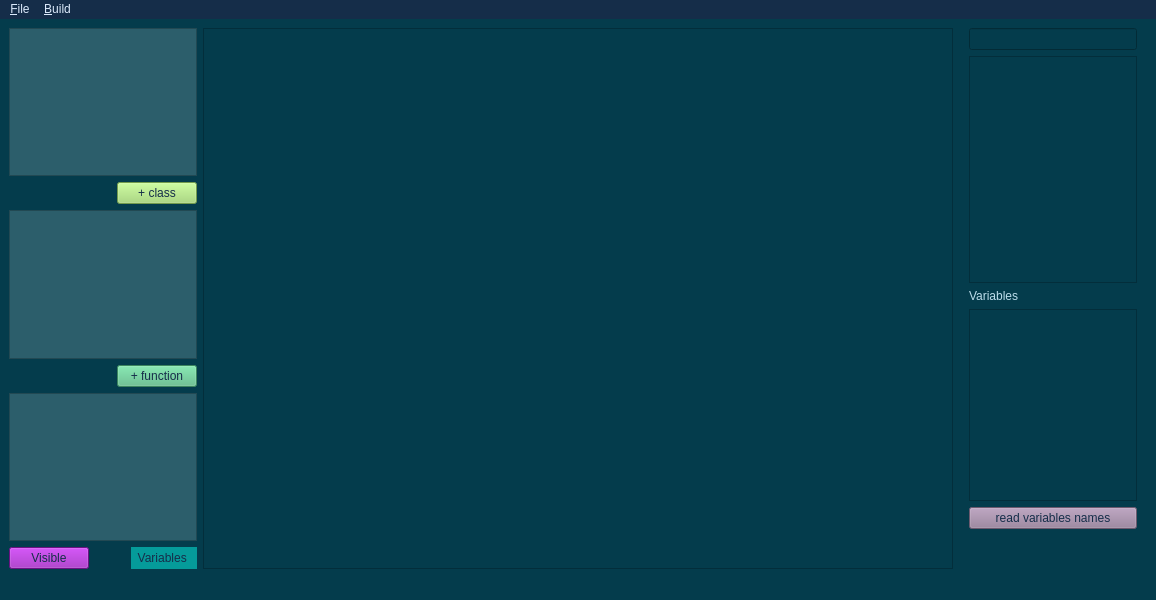
<?xml version="1.0" encoding="UTF-8"?>
<ui version="4.0">
 <class>MainWindow</class>
 <widget class="QMainWindow" name="MainWindow">
  <property name="geometry">
   <rect>
    <x>0</x>
    <y>0</y>
    <width>1156</width>
    <height>600</height>
   </rect>
  </property>
  <property name="windowTitle">
   <string>MainWindow</string>
  </property>
  <property name="styleSheet">
   <string notr="true">background-color:#043c4c;
border-color: rgb(21, 45, 73);</string>
  </property>
  <widget class="QWidget" name="centralwidget">
   <property name="sizePolicy">
    <sizepolicy hsizetype="Preferred" vsizetype="Preferred">
     <horstretch>0</horstretch>
     <verstretch>0</verstretch>
    </sizepolicy>
   </property>
   <layout class="QHBoxLayout" name="horizontalLayout" stretch="1,4,1">
    <item>
     <layout class="QVBoxLayout" name="verticalLayout" stretch="0,0,0,0,0,0">
      <property name="spacing">
       <number>6</number>
      </property>
      <property name="sizeConstraint">
       <enum>QLayout::SetMaximumSize</enum>
      </property>
      <item>
       <widget class="QListWidget" name="ClassView">
        <property name="styleSheet">
         <string notr="true">background-color: rgb(44, 94, 107);
color : rgb(255, 255, 255);
</string>
        </property>
       </widget>
      </item>
      <item>
       <layout class="QHBoxLayout" name="horizontalLayout_2">
        <item>
         <spacer name="horizontalSpacer">
          <property name="orientation">
           <enum>Qt::Horizontal</enum>
          </property>
          <property name="sizeHint" stdset="0">
           <size>
            <width>40</width>
            <height>20</height>
           </size>
          </property>
         </spacer>
        </item>
        <item>
         <widget class="QPushButton" name="AddClass">
          <property name="sizePolicy">
           <sizepolicy hsizetype="Fixed" vsizetype="Fixed">
            <horstretch>0</horstretch>
            <verstretch>0</verstretch>
           </sizepolicy>
          </property>
          <property name="layoutDirection">
           <enum>Qt::RightToLeft</enum>
          </property>
          <property name="styleSheet">
           <string notr="true">background-color: rgb(159, 216, 107);
color: rgb(21, 45, 73);

</string>
          </property>
          <property name="text">
           <string>+ class</string>
          </property>
          <property name="flat">
           <bool>false</bool>
          </property>
         </widget>
        </item>
       </layout>
      </item>
      <item>
       <widget class="QListWidget" name="FunctionView">
        <property name="styleSheet">
         <string notr="true">background-color: rgb(44, 94, 107);
color : rgb(255, 255, 255);
</string>
        </property>
       </widget>
      </item>
      <item>
       <layout class="QHBoxLayout" name="horizontalLayout_3">
        <item>
         <spacer name="horizontalSpacer_2">
          <property name="orientation">
           <enum>Qt::Horizontal</enum>
          </property>
          <property name="sizeHint" stdset="0">
           <size>
            <width>40</width>
            <height>20</height>
           </size>
          </property>
         </spacer>
        </item>
        <item>
         <widget class="QPushButton" name="AddFunction">
          <property name="sizePolicy">
           <sizepolicy hsizetype="Fixed" vsizetype="Fixed">
            <horstretch>0</horstretch>
            <verstretch>0</verstretch>
           </sizepolicy>
          </property>
          <property name="layoutDirection">
           <enum>Qt::RightToLeft</enum>
          </property>
          <property name="styleSheet">
           <string notr="true">background-color: #53ba83;
color: rgb(21, 45, 73);
</string>
          </property>
          <property name="text">
           <string>+ function</string>
          </property>
          <property name="flat">
           <bool>false</bool>
          </property>
         </widget>
        </item>
       </layout>
      </item>
      <item>
       <widget class="QListWidget" name="VariablesView">
        <property name="styleSheet">
         <string notr="true">background-color: rgb(44, 94, 107);
color : rgb(255, 255, 255);
</string>
        </property>
       </widget>
      </item>
      <item>
       <layout class="QHBoxLayout" name="horizontalLayout_4">
        <item>
         <widget class="QPushButton" name="VisibleInstances">
          <property name="styleSheet">
           <string notr="true">background-color: rgb(150, 25, 184);
color: rgb(21, 45, 73);</string>
          </property>
          <property name="text">
           <string>Visible</string>
          </property>
         </widget>
        </item>
        <item>
         <spacer name="horizontalSpacer_3">
          <property name="orientation">
           <enum>Qt::Horizontal</enum>
          </property>
          <property name="sizeHint" stdset="0">
           <size>
            <width>40</width>
            <height>20</height>
           </size>
          </property>
         </spacer>
        </item>
        <item>
         <widget class="QLabel" name="label">
          <property name="styleSheet">
           <string notr="true">background-color: rgb(5, 155, 154);
color: rgb(21, 45, 73);</string>
          </property>
          <property name="text">
           <string>  Variables   </string>
          </property>
         </widget>
        </item>
       </layout>
      </item>
     </layout>
    </item>
    <item>
     <widget class="CustomGraphicsView" name="StagingArea"/>
    </item>
    <item>
     <layout class="QVBoxLayout" name="verticalLayout_3" stretch="0,2,0,0,0,0">
      <property name="leftMargin">
       <number>10</number>
      </property>
      <property name="rightMargin">
       <number>10</number>
      </property>
      <item>
       <widget class="SearchBar" name="searchBar"/>
      </item>
      <item>
       <widget class="QListWidget" name="listWidget">
        <property name="styleSheet">
         <string notr="true">color: rgb(189, 221, 235)</string>
        </property>
       </widget>
      </item>
      <item>
       <widget class="QLabel" name="label_2">
        <property name="styleSheet">
         <string notr="true">color : rgb(189, 221, 235)</string>
        </property>
        <property name="text">
         <string>Variables</string>
        </property>
       </widget>
      </item>
      <item>
       <widget class="QListWidget" name="listVars">
        <property name="styleSheet">
         <string notr="true">color : rgb(189, 221, 235)</string>
        </property>
       </widget>
      </item>
      <item>
       <widget class="QPushButton" name="readVarNames">
        <property name="styleSheet">
         <string notr="true">background-color: rgb(150, 125, 154);
color: rgb(21, 45, 73);</string>
        </property>
        <property name="text">
         <string>read variables names</string>
        </property>
       </widget>
      </item>
      <item>
       <spacer name="verticalSpacer">
        <property name="orientation">
         <enum>Qt::Vertical</enum>
        </property>
        <property name="sizeHint" stdset="0">
         <size>
          <width>20</width>
          <height>40</height>
         </size>
        </property>
       </spacer>
      </item>
     </layout>
    </item>
   </layout>
  </widget>
  <widget class="QMenuBar" name="menubar">
   <property name="geometry">
    <rect>
     <x>0</x>
     <y>0</y>
     <width>1156</width>
     <height>22</height>
    </rect>
   </property>
   <property name="styleSheet">
    <string notr="true">background-color: rgb(21, 45, 73);
color: rgb(220, 234, 251);</string>
   </property>
   <widget class="QMenu" name="menuFile">
    <property name="title">
     <string>&amp;File</string>
    </property>
    <addaction name="actionRestart"/>
    <addaction name="actionQuit"/>
   </widget>
   <widget class="QMenu" name="menuBuild">
    <property name="title">
     <string>&amp;Build</string>
    </property>
    <addaction name="actionCompile"/>
    <addaction name="actionRun"/>
    <addaction name="actionOpen_Code"/>
    <addaction name="actionFormat_Code"/>
   </widget>
   <addaction name="menuFile"/>
   <addaction name="menuBuild"/>
  </widget>
  <widget class="QStatusBar" name="statusbar"/>
  <action name="actionCompile">
   <property name="text">
    <string>&amp;Compile</string>
   </property>
  </action>
  <action name="actionRun">
   <property name="text">
    <string>&amp;Run</string>
   </property>
  </action>
  <action name="actionQuit">
   <property name="text">
    <string>Quit</string>
   </property>
  </action>
  <action name="actionRestart">
   <property name="text">
    <string>Restart</string>
   </property>
  </action>
  <action name="actionOpen_Code">
   <property name="text">
    <string>Open Code</string>
   </property>
  </action>
  <action name="actionFormat_Code">
   <property name="text">
    <string>Format Code</string>
   </property>
  </action>
 </widget>
 <customwidgets>
  <customwidget>
   <class>CustomGraphicsView</class>
   <extends>QGraphicsView</extends>
   <header>./headers/CustomGraphicsView.h</header>
  </customwidget>
  <customwidget>
   <class>SearchBar</class>
   <extends>QLineEdit</extends>
   <header>./headers/SearchBar.h</header>
  </customwidget>
 </customwidgets>
 <resources/>
 <connections/>
</ui>
